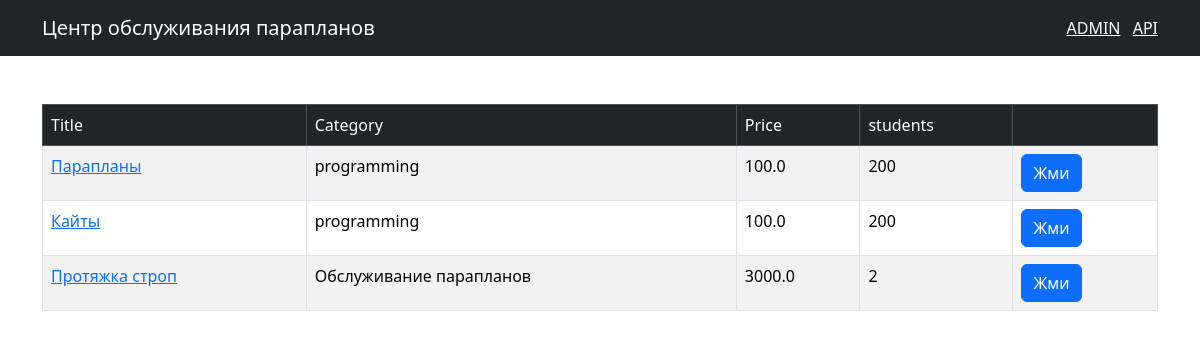
The app's page /, older data.
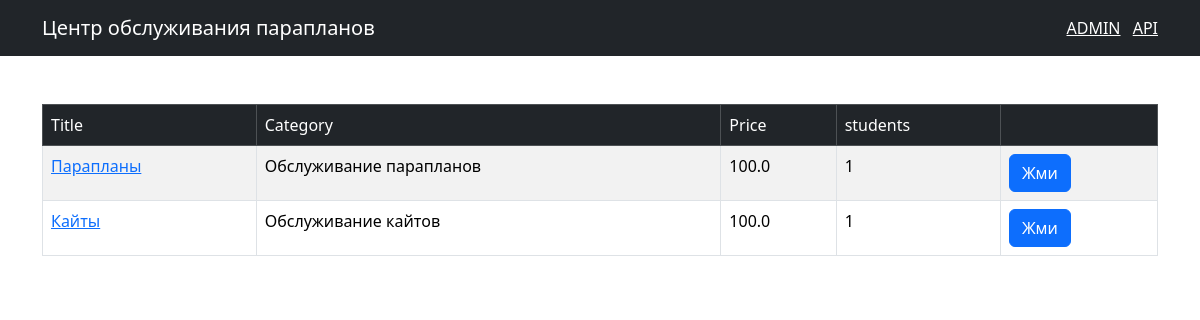
The same page, newer data.
### shop/models.py (models this page shows, shortened)
class Course(models.Model):
    title = models.CharField(max_length=255)
    price = models.FloatField()
    students_qty = models.IntegerField()
    reviews_qty = models.IntegerField()
    category = models.ForeignKey(Category, on_delete=models.CASCADE)
    created_at = models.DateTimeField(default=timezone.now)

class Category(models.Model):
    title = models.CharField(max_length=300)
    created_at = models.DateTimeField(default=timezone.now)
    def __str__(self):
        return self.title

### shop/views.py (the view)
# urls.py: path('', include(api.urls),name='index')
def index(request):
    courses = Course.objects.all()
    return render(request, 'shop/courses.html', {'courses':courses})

### templates/shop/courses.html (shortened to what this page needs)
{% extends 'base.html' %}
{% block content %}
<table class="table mt-5 table-bordered table-striped table-hover">
	<thead class="table-dark">
		<tr>
			<td>Title</td>
			<td>Category</td>
			<td>Price</td>
			<td>students</td>
			<td></td>
		</tr>
    </thead>
    <tbody>
		<tr>
			{%for course in courses%}
			<td><a href={% url "shop:single_course" course.id %}>{{course.title}}</a></td>
			<td>{{course.category}}</td>
			<td>{{course.price}}</td>
			<td>{{course.students_qty}}</td>
			<td><button class="btn btn-primary">Жми</button></td>
		</tr>
	{%endfor%}
	</tbody>
</table>
{% endblock %}

### templates/base.html (shortened to what this page needs)
<!doctype html>
<html lang="en">
<head>
    <link href="https://cdn.jsdelivr.net/npm/bootstrap@5.3.3/dist/css/bootstrap.min.css" rel="stylesheet"
>
</head>
<body>
<nav class="navbar navbar-dark bg-dark">
    <div class="container">
        <a href={% url "shop:index" %} class="navbar-brand">Центр обслуживания парапланов</a>
        <span class="navbar-text">
           <a href="/admin/" class="me-2" target="_blank">ADMIN</a>
            <a href="/api/v1/" target="_blank">API</a>
        </span>
    </div>
</nav>
<main class="container">
    {% block content %}
    {% endblock %}
</main>
</body>
</html>

Row changes from the older to the newer data that the page shows:
removed Course: title "Протяжка строп", category "Обслуживание парапланов", price "3000.0", students_qty "2"
changed Course "Парапланы": category "programming" → "Обслуживание парапланов"; students_qty "200" → "1"
changed Course "Кайты": category "programming" → "Обслуживание кайтов"; students_qty "200" → "1"
